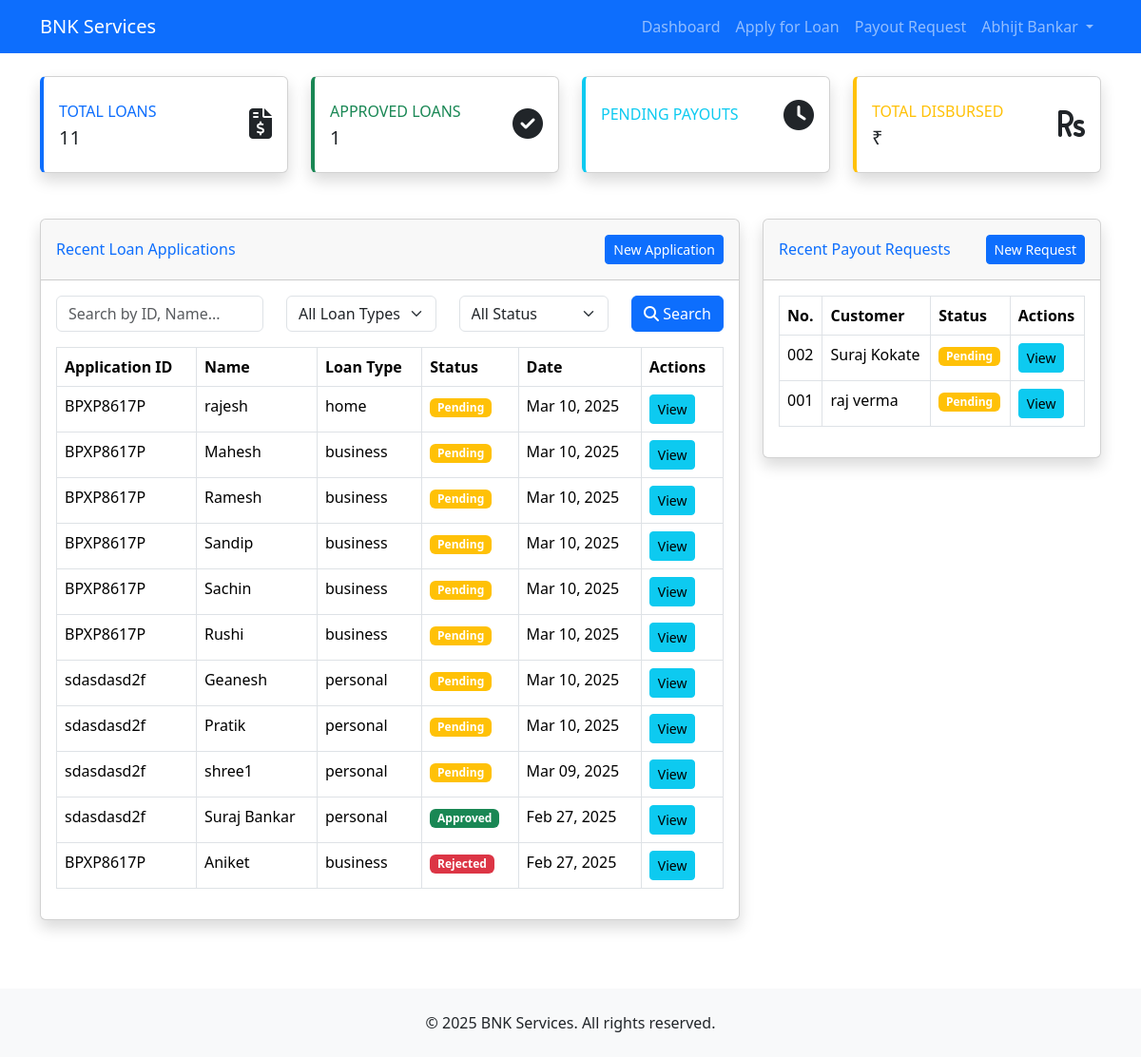
The app's page /dashboard/ (signed in) with its own data.
### members/models.py (models this page shows, shortened)
class LoanApplication(models.Model):
    LOAN_STATUS_CHOICES = [
        ('pending', 'Pending'),
        ('approved', 'Approved'),
        ('rejected', 'Rejected'),
    ]
    LOAN_TYPE_CHOICES = [
        ('personal', 'Personal Loan'),
        ('business', 'Business Loan'),
        ('home', 'Home Loan'),
        ('vehicle', 'Vehicle Loan'),
        ('education', 'Education Loan'),
    ]
    id = models.UUIDField(primary_key=True, default=uuid.uuid4, editable=False)
    member = models.ForeignKey(User, on_delete=models.CASCADE)
    full_name = models.CharField(max_length=255)
    dob = models.DateField()
    contact_number = models.CharField(
        max_length=15,
        validators=[RegexValidator(
            regex=r'^\+?1?\d{9,15}$',
            message="Phone number must be entered in the format: '+999999999'. Up to 15 digits allowed."
        )]
    )
    email = models.EmailField()
    pan_card = models.CharField(max_length=10)
    aadhar_number = models.CharField(max_length=12)
    address = models.TextField()
    income_source = models.CharField(max_length=100)
    monthly_income = models.DecimalField(max_digits=12, decimal_places=2)
    loan_type = models.CharField(max_length=20, choices=LOAN_TYPE_CHOICES)
    loan_amount = models.DecimalField(max_digits=12, decimal_places=2)
    loan_tenure = models.IntegerField(help_text='Loan tenure in months')
    purpose = models.TextField()
    dsa_code = models.CharField(max_length=50)
    documents = models.FileField(storage=LoanDocumentStorage())
    status = models.CharField(max_length=20, choices=LOAN_STATUS_CHOICES, default='pending')
    created_at = models.DateTimeField(auto_now_add=True)
    updated_at = models.DateTimeField(auto_now=True)
    class Meta:
        verbose_name = 'Loan Application'
        verbose_name_plural = 'Loan Applications'
        ordering = ['-created_at']

class PayoutRequest(models.Model):
    STATUS_CHOICES = [
        ('pending', 'Pending'),
        ('approved', 'Approved'),
        ('rejected', 'Rejected'),
    ]
    member = models.ForeignKey(User, on_delete=models.CASCADE)
    dsa_code = models.CharField(max_length=50)
    application_number = models.CharField(max_length=100)
    customer_name = models.CharField(max_length=255)
    customer_mobile = models.CharField(
        max_length=15,
        validators=[RegexValidator(
            regex=r'^\+?1?\d{9,15}$',
            message="Phone number must be entered in the format: '+999999999'. Up to 15 digits allowed."
        )]
    )
    bank_name = models.CharField(max_length=100)
    disburse_amount = models.DecimalField(max_digits=12, decimal_places=2)
    upi_id = models.CharField(max_length=50)
    location = models.CharField(max_length=255)
    customer_pan_card = models.CharField(max_length=10)
    documents = models.FileField(upload_to='payout_documents/', blank=True, null=True)
    application_screenshot = models.ImageField(storage=PayoutScreenshotStorage())
    status = models.CharField(max_length=20, choices=STATUS_CHOICES, default='pending')
    created_at = models.DateTimeField(auto_now_add=True)
    class Meta:
        verbose_name = 'Payout Request'
        verbose_name_plural = 'Payout Requests'
        ordering = ['-created_at']

### members/views.py (the view, shortened to what this page needs)
# urls.py: path('dashboard/', views.dashboard, name='dashboard'),
@login_required
def dashboard(request):
    search_query = request.GET.get('search', '').strip()
    loan_type = request.GET.get('loan_type', '').strip()
    status = request.GET.get('status', '').strip()
    loan_applications = LoanApplication.objects.filter(member=request.user)
    payout_requests = PayoutRequest.objects.filter(member=request.user)
    if status and status.lower() != 'all':
        loan_applications = loan_applications.filter(status__iexact=status)
    loan_applications = loan_applications.order_by('-created_at')
    payout_requests = payout_requests.order_by('-created_at')
    context = {
        'loan_applications': loan_applications,
        'payout_requests': payout_requests,
        'total_loans': LoanApplication.objects.filter(member=request.user).count(),
        'approved_loans': len(LoanApplication.objects.filter(member=request.user, status='approved')),
        'search_query': search_query,
        'selected_loan_type': loan_type,
        'selected_status': status,
    }
    return render(request, 'members/dashboard.html', context)

### templates/members/dashboard.html (shortened to what this page needs)
{% extends 'base.html' %}
{% block content %}
<div class="row mb-4">
    <div class="col-md-6 col-xl-3 mb-4">
        <div class="card border-left-primary shadow h-100 py-2">
            <div class="card-body">
                <div class="row align-items-center">
                    <div class="col mr-2">
                        <div class="text-xs font-weight-bold text-primary text-uppercase mb-1">Total Loans</div>
                        <div class="h5 mb-0 font-weight-bold text-gray-800">{{ total_loans }}</div>
                    </div>
                    <div class="col-auto">
                        <i class="fas fa-file-invoice-dollar fa-2x text-gray-300"></i>
                    </div>
                </div>
            </div>
        </div>
    </div>
    <div class="col-md-6 col-xl-3 mb-4">
        <div class="card border-left-success shadow h-100 py-2">
            <div class="card-body">
                <div class="row align-items-center">
                    <div class="col mr-2">
                        <div class="text-xs font-weight-bold text-success text-uppercase mb-1">Approved Loans</div>
                        <div class="h5 mb-0 font-weight-bold text-gray-800">{{ approved_loans }}</div>
                    </div>
                    <div class="col-auto">
                        <i class="fas fa-check-circle fa-2x text-gray-300"></i>
                    </div>
                </div>
            </div>
        </div>
    </div>
    <div class="col-md-6 col-xl-3 mb-4">
        <div class="card border-left-info shadow h-100 py-2">
            <div class="card-body">
                <div class="row align-items-center">
                    <div class="col mr-2">
                        <div class="text-xs font-weight-bold text-info text-uppercase mb-1">Pending Payouts</div>
                    </div>
                    <div class="col-auto">
                        <i class="fas fa-clock fa-2x text-gray-300"></i>
                    </div>
                </div>
            </div>
        </div>
    </div>
    <div class="col-md-6 col-xl-3 mb-4">
        <div class="card border-left-warning shadow h-100 py-2">
            <div class="card-body">
                <div class="row align-items-center">
                    <div class="col mr-2">
                        <div class="text-xs font-weight-bold text-warning text-uppercase mb-1">Total Disbursed</div>
                        <div class="h5 mb-0 font-weight-bold text-gray-800">₹{{ total_disbursed }}</div>
                    </div>
                    <div class="col-auto">
                        <i class="fas fa-rupee-sign fa-2x text-gray-300"></i>
                    </div>
                </div>
            </div>
        </div>
    </div>
</div>
<div class="row">
    <div class="col-12 col-xl-8 mb-4">
        <div class="card shadow mb-4">
            <div class="card-header py-3 d-flex justify-content-between align-items-center">
                <h6 class="m-0 font-weight-bold text-primary">Recent Loan Applications</h6>
                <a href="{% url 'loan_application' %}" class="btn btn-sm btn-primary">New Application</a>
            </div>
            <div class="card-body">
                <form method="get" class="row mb-3">
                    <div class="col-md-4">
                        <input type="text" name="search" class="form-control" placeholder="Search by ID, Name..." value="{{ search_query }}">
                    </div>
                    <div class="col-md-3">
                        <select name="loan_type" class="form-select">
                            <option value="">All Loan Types</option>
                        </select>
                    </div>
                    <div class="col-md-3">
                        <select name="status" class="form-select">
                            <option value="">All Status</option>
                        </select>
                    </div>
                    <div class="col-md-2">
                        <button type="submit" class="btn btn-primary w-100">
                            <i class="fas fa-search"></i> Search
                        </button>
                    </div>
                </form>
                {% if loan_applications %}
                <div class="table-responsive">
                    <table class="table table-bordered" id="dataTable" width="100%" cellspacing="0">
                        <thead>
                            <tr>
                                <th>Application ID</th>
                                <th>Name</th>
                                <th>Loan Type</th>
                                <th>Status</th>
                                <th>Date</th>
                                <th>Actions</th>
                            </tr>
                        </thead>
                        <tbody>
                            {% for loan in loan_applications %}
                            <tr>
                                <td>{{ loan.pan_card }}</td>
                                <td>{{ loan.full_name }}</td>
                                <td>{{ loan.loan_type }}</td>
                                <td>
                                    <span class="badge bg-{% if loan.status == 'approved' %}success{% elif loan.status == 'rejected' %}danger{% else %}warning{% endif %}">
                                        {{ loan.status|title }}
                                    </span>
                                </td>
                                <td>{{ loan.created_at|date:"M d, Y" }}</td>
                                <td>
                                    <a href="{% url 'view_loan' loan.id %}" class="btn btn-sm btn-info">View</a>
                                </td>
                            </tr>
                            {% endfor %}
                        </tbody>
                    </table>
                </div>
                {% endif %}
            </div>
        </div>
    </div>
    <div class="col-12 col-xl-4 mb-4">
        <div class="card shadow mb-4">
            <div class="card-header py-3 d-flex justify-content-between align-items-center">
                <h6 class="m-0 font-weight-bold text-primary">Recent Payout Requests</h6>
                <a href="{% url 'payout_request' %}" class="btn btn-sm btn-primary">New Request</a>
            </div>
            <div class="card-body">
                {% if payout_requests %}
                <div class="table-responsive">
                    <table class="table table-bordered" width="100%" cellspacing="0">
                        <thead>
                            <tr>
                                <th>No.</th>
                                <th>Customer</th>
                                <th>Status</th>
                                <th>Actions</th>
                            </tr>
                        </thead>
                        <tbody>
                            {% for request in payout_requests %}
                            <tr>
                                <td>{{ request.application_number }}</td>
                                <td>{{ request.customer_name }}</td>
                                <td>
                                    <span class="badge bg-{% if request.status == 'approved' %}success{% elif request.status == 'rejected' %}danger{% else %}warning{% endif %}">
                                        {{ request.status|title }}
                                    </span>
                                </td>
                                <td>
                                    <a href="{% url 'view_payout' request.id %}" class="btn btn-sm btn-info">View</a>
                                </td>
                            </tr>
                            {% endfor %}
                        </tbody>
                    </table>
                </div>
                {% endif %}
            </div>
        </div>
    </div>
</div>
{% endblock %}

### templates/base.html (shortened to what this page needs)
<!DOCTYPE html>
<html lang="en">
<head>
    <link href="https://cdn.jsdelivr.net/npm/bootstrap@5.3.2/dist/css/bootstrap.min.css" rel="stylesheet">
    <link rel="stylesheet" href="https://cdnjs.cloudflare.com/ajax/libs/font-awesome/6.5.1/css/all.min.css">
</head>
<body>
    <nav class="navbar navbar-expand-lg navbar-dark bg-primary">
        <div class="container">
            <a class="navbar-brand" href="{% url 'home' %}">BNK Services</a>
            <div class="collapse navbar-collapse" id="navbarNav">
                <ul class="navbar-nav ms-auto">
                        {% if user.is_authenticated %}
                        <li class="nav-item">
                            <a class="nav-link" href="{% url 'dashboard' %}">Dashboard</a>
                        </li>
                        <li class="nav-item">
                            <a class="nav-link" href="{% url 'loan_application' %}">Apply for Loan</a>
                        </li>
                        <li class="nav-item">
                            <a class="nav-link" href="{% url 'payout_request' %}">Payout Request</a>
                        </li>
                        <li class="nav-item dropdown">
                            <a class="nav-link dropdown-toggle" href="#" role="button" data-bs-toggle="dropdown">
                                {{ user.get_full_name|default:user.username }}
                            </a>
                        </li>
                    {% endif %}
                </ul>
            </div>
        </div>
    </nav>
    <main class="container py-4">
        {% block content %}{% endblock %}
    </main>
    <footer class="bg-light py-4 mt-auto">
        <div class="container text-center">
            <p class="mb-0">&copy; {% now "Y" %} BNK Services. All rights reserved.</p>
        </div>
    </footer>
</body>
</html>

### templates/members/dashboard.html (style rules this page uses)
.border-left-primary { border-left: 4px solid var(--bs-primary); }
.border-left-success { border-left: 4px solid var(--bs-success); }
.border-left-info { border-left: 4px solid var(--bs-info); }
.border-left-warning { border-left: 4px solid var(--bs-warning); }

### records on screen
LoanApplication: pan_card "BPXP8617P", full_name "rajesh", loan_type "home", status "Pending", created_at "Mar 10, 2025"
LoanApplication: pan_card "BPXP8617P", full_name "Mahesh", loan_type "business", status "Pending", created_at "Mar 10, 2025"
LoanApplication: pan_card "BPXP8617P", full_name "Ramesh", loan_type "business", status "Pending", created_at "Mar 10, 2025"
LoanApplication: pan_card "BPXP8617P", full_name "Sandip", loan_type "business", status "Pending", created_at "Mar 10, 2025"
LoanApplication: pan_card "BPXP8617P", full_name "Sachin", loan_type "business", status "Pending", created_at "Mar 10, 2025"
LoanApplication: pan_card "BPXP8617P", full_name "Rushi", loan_type "business", status "Pending", created_at "Mar 10, 2025"
LoanApplication: pan_card "sdasdasd2f", full_name "Geanesh", loan_type "personal", status "Pending", created_at "Mar 10, 2025"
LoanApplication: pan_card "sdasdasd2f", full_name "Pratik", loan_type "personal", status "Pending", created_at "Mar 10, 2025"
LoanApplication: pan_card "sdasdasd2f", full_name "shree1", loan_type "personal", status "Pending", created_at "Mar 09, 2025"
LoanApplication: pan_card "sdasdasd2f", full_name "Suraj Bankar", loan_type "personal", status "Approved", created_at "Feb 27, 2025"
LoanApplication: pan_card "BPXP8617P", full_name "Aniket", loan_type "business", status "Rejected", created_at "Feb 27, 2025"
PayoutRequest: application_number "002", customer_name "Suraj Kokate", status "Pending"
PayoutRequest: application_number "001", customer_name "raj verma", status "Pending"

### other values on screen
{{ user.get_full_name|default:user.username }} "Abhijt Bankar"
{{ total_loans }} "11"
{{ approved_loans }} "1"
